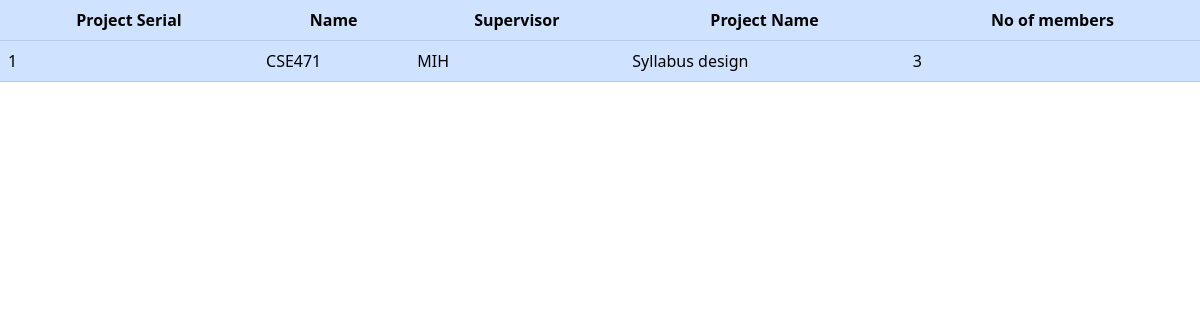
/projectreport.php, run on an earlier commit of the app's database.
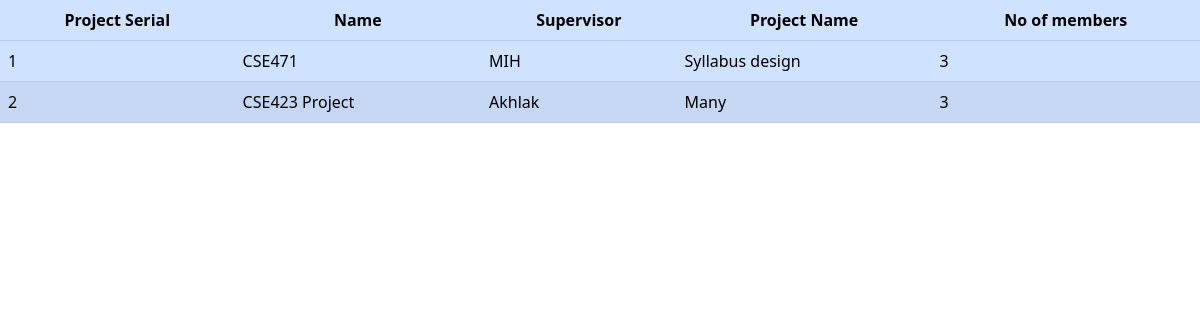
And on a later commit of the database.
### tables this page shows
CREATE TABLE `project` (
  `project_sl` bigint(20) UNSIGNED NOT NULL,
  `proj_name` varchar(100) NOT NULL,
  `dept_name` varchar(100) NOT NULL,
  `proj_leader` varchar(100) NOT NULL,
  `proj_task` varchar(100) NOT NULL,
  `no_of_members` int(11) NOT NULL
);

### projectreport.php (the view, shortened to what this page needs)
<?php
	include "dbconnection.php";
 ?>
 <!DOCTYPE html>
<html lang="en">
  <head>
    <link href="https://cdn.jsdelivr.net/npm/bootstrap@5.2.3/dist/css/bootstrap.min.css" rel="stylesheet">
  </head>
<table class="table table-striped table-primary" >
            <thead>
            <tr >
              <th scope="col " class="text-center">Project Serial</th>
              <th scope="col " class="text-center">Name</th>
              <th scope="col " class="text-center">Supervisor</th>
              <th scope="col " class="text-center">Project Name</th>
              <th scope="col " class="text-center">No of members</th>
            </tr>
          </thead>
          <tbody>
            <tr class="td-text text-center">
              <?php
								$sql= "SELECT project_sl,proj_name,proj_leader,proj_task,no_of_members  FROM project";
								$res=mysqli_query($db, $sql);
								while ($row= mysqli_fetch_assoc($res)){
									echo "<tr><td>{$row["project_sl"]}</td><td>{$row["proj_name"]}</td><td>{$row["proj_leader"]}</td><td>{$row["proj_task"]}</td><td>{$row["no_of_members"]}</td></tr>";
								}
								echo "</table>";
              ?>

What changed in the data, as far as the page shows it:
added project: project_sl "2", proj_name "CSE423 Project", proj_leader "Akhlak", proj_task "Many", no_of_members "3"
